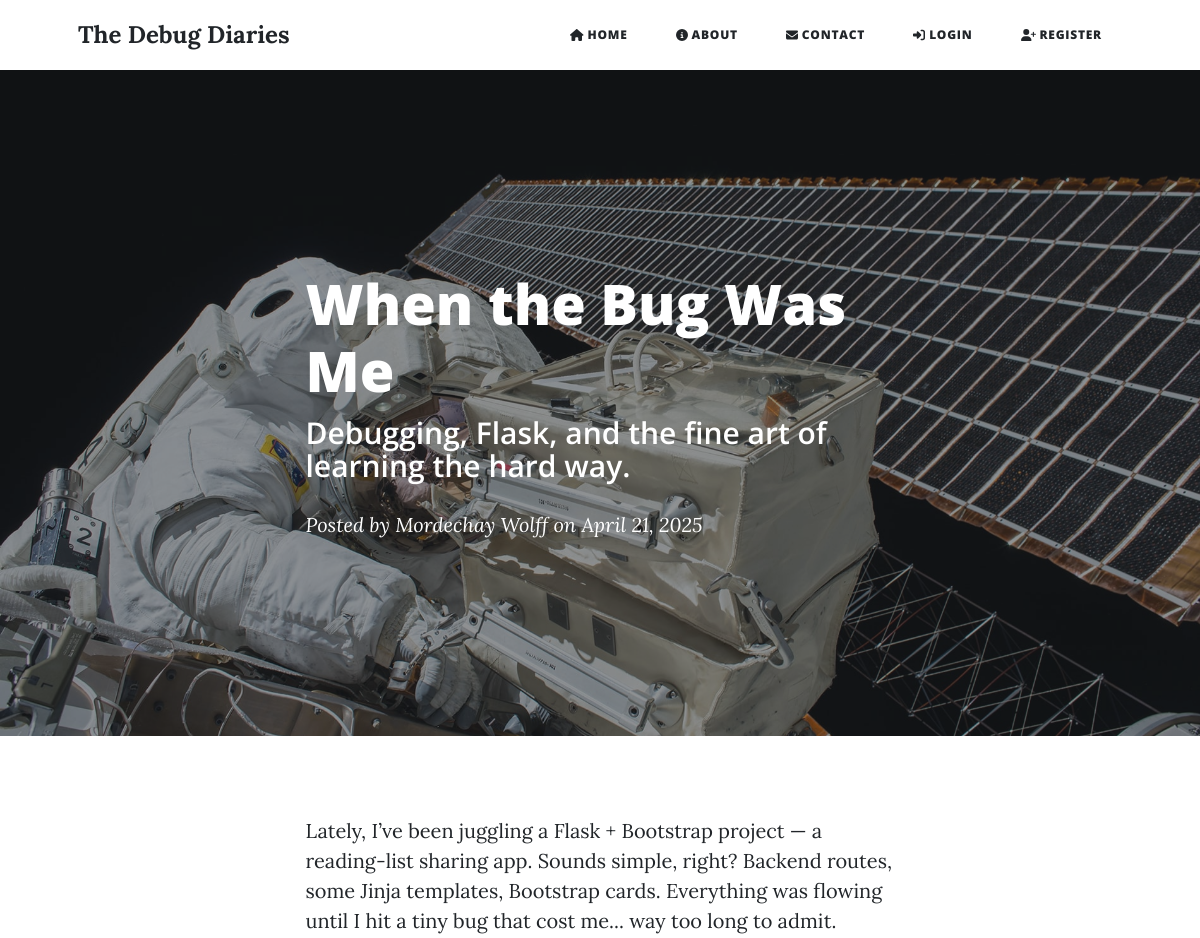
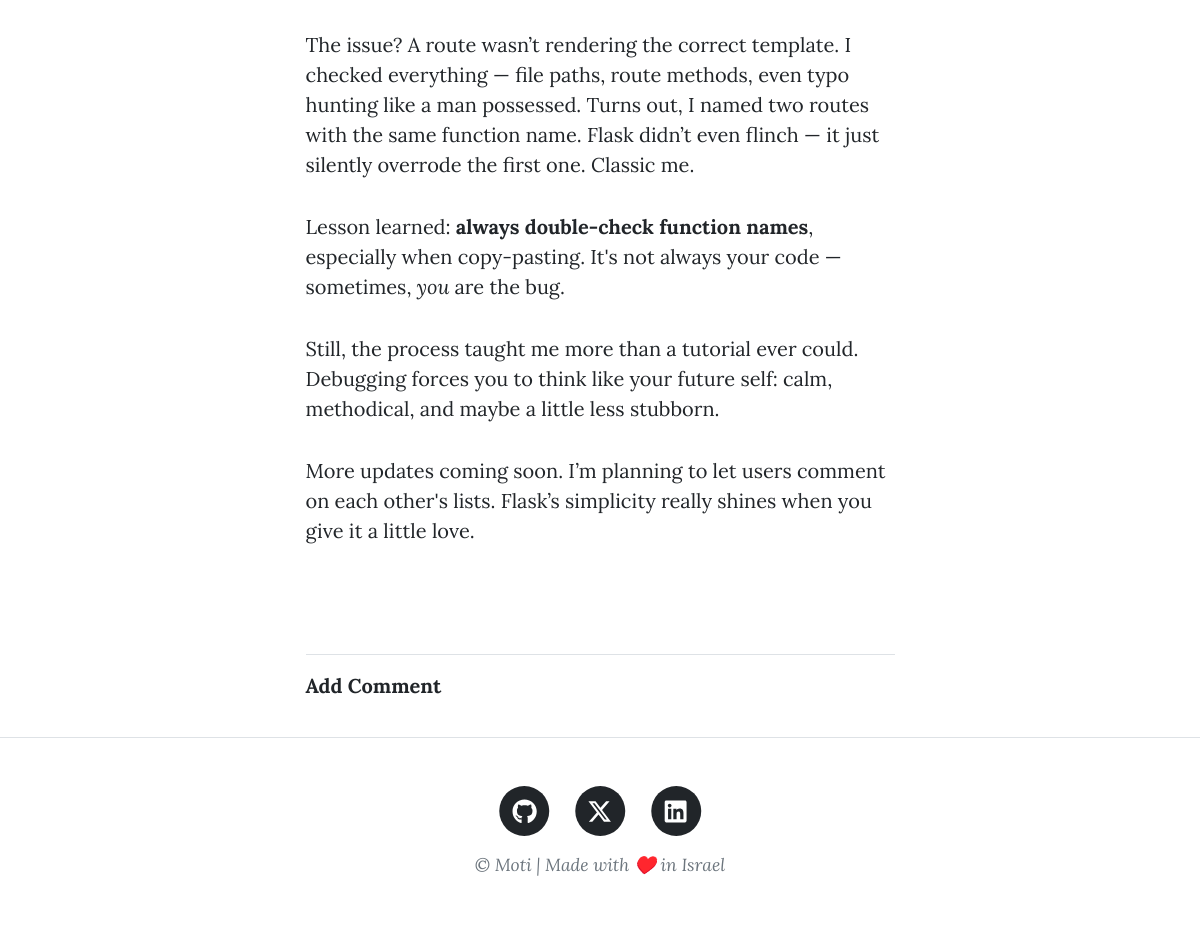
/post/1, run on the app's committed database (2 pictures, top to bottom).
### models.py (models this page shows)
class BlogPost(Base):
    __tablename__ = "blog_posts"
    id: Mapped[int] = mapped_column(Integer, primary_key=True)
    author_id: Mapped[int] = mapped_column(Integer, db.ForeignKey("users.id"))
    author = relationship("User", back_populates="posts")
    title: Mapped[str] = mapped_column(String(250), unique=True, nullable=False)
    subtitle: Mapped[str] = mapped_column(String(250), nullable=False)
    date: Mapped[str] = mapped_column(String(250), nullable=False)
    body: Mapped[str] = mapped_column(Text, nullable=False)
    img_url: Mapped[str] = mapped_column(String(250), nullable=False)
    comments = relationship("Comment", back_populates="parent_post")

class User(UserMixin, Base):
    __tablename__ = "users"
    id: Mapped[int] = mapped_column(Integer, primary_key=True)
    email: Mapped[str] = mapped_column(String(100), unique=True)
    password: Mapped[str] = mapped_column(String(100))
    name: Mapped[str] = mapped_column(String(100))
    posts = relationship("BlogPost", back_populates="author")
    comments = relationship("Comment", back_populates="comment_author")

### main.py (the view, shortened to what this page needs)
@app.route("/post/<int:post_id>", methods=['GET','POST'])
def show_post(post_id):
    sel_post = db.get_or_404(BlogPost, post_id)
    post_dict = {
        'id': sel_post.id,
        'title': sel_post.title,
        'subtitle': sel_post.subtitle,
        'author': {'name': sel_post.author.name},
        'date': sel_post.date
    }
    comment_form = CommentForm()
    return render_template("post.html",
                           current_user=current_user,
                           post=sel_post,
                           post_dict=post_dict,
                           form=comment_form)

### main.py (called while the page is built)
@app.after_request
def add_security_headers(response):
    response.headers['X-Content-Type-Options'] = 'nosniff'
    response.headers['X-Frame-Options'] = 'SAMEORIGIN'
    response.headers['X-XSS-Protection'] = '1; mode=block'
    response.headers['Strict-Transport-Security'] = 'max-age=31536000; includeSubDomains'
    return response

### templates/post.html (shortened to what this page needs)
{% extends '_base.html' %}
{% from 'bootstrap5/form.html' import render_form %}
{% block header %}
<header class="masthead" style="background-image: url('{{ url_for('static', filename='assets/img/post-bg.jpg') }}')">
    <div class="container position-relative px-4 px-lg-5">
        <div class="row gx-4 gx-lg-5 justify-content-center">
            <div class="col-md-10 col-lg-8 col-xl-7">
                <div class="post-heading">
                    <h1>{{ post.title }}</h1>
                    <h2 class="subheading">{{ post.subtitle }}</h2>
                    <span class="meta">Posted by
                        <a href="#">{{ post.author.name }}</a> on {{ post.date }}
                    </span>
                </div>
            </div>
        </div>
    </div>
</header>
{% endblock %}
{% block content %}
<article>
    <div class="container px-4 px-lg-5">
        <div class="row gx-4 gx-lg-5 justify-content-center">
            <div class="col-md-10 col-lg-8 col-xl-7">
                {{ post.body|safe }}
                <br><br><hr>
                <a href="#" class="add-comment" data-post-id="{{ post.id }}"><b>Add Comment</b></a>
                <div class="comment">
                </div>
            </div>
        </div>
    </div>
</article>
{% endblock %}

### templates/_base.html (style rules this page uses)
html, body { height: 100%; }
body { min-height: 100vh; padding-top: 70px; background: white; }

### data on the page
BlogPost: title "When the Bug Was Me", subtitle "Debugging, Flask, and the fine art of learning the hard way.", date "April 21, 2025", body "Lately, I’ve been juggling a Flask + Bootstrap project — a reading-list sharing app. Sounds simple, right? Backend routes, some Jinja templates, Bootstrap cards. Everything was flowing until I hit a tiny bug that cost me... way too long to admit. The issue? A route wasn’t rendering the correct template. I checked everything — file paths, route methods, even typo hunting like a man possessed. Turns out, I named two routes with the same function name. Flask didn’t even flinch — it just silently overrode the first one. Classic me. Lesson learned: always double-check function names , especially when copy-pasting. It's not always your code — sometimes, you are the bug. Still, the process taught…"
User: author.name "Mordechay Wolff"
